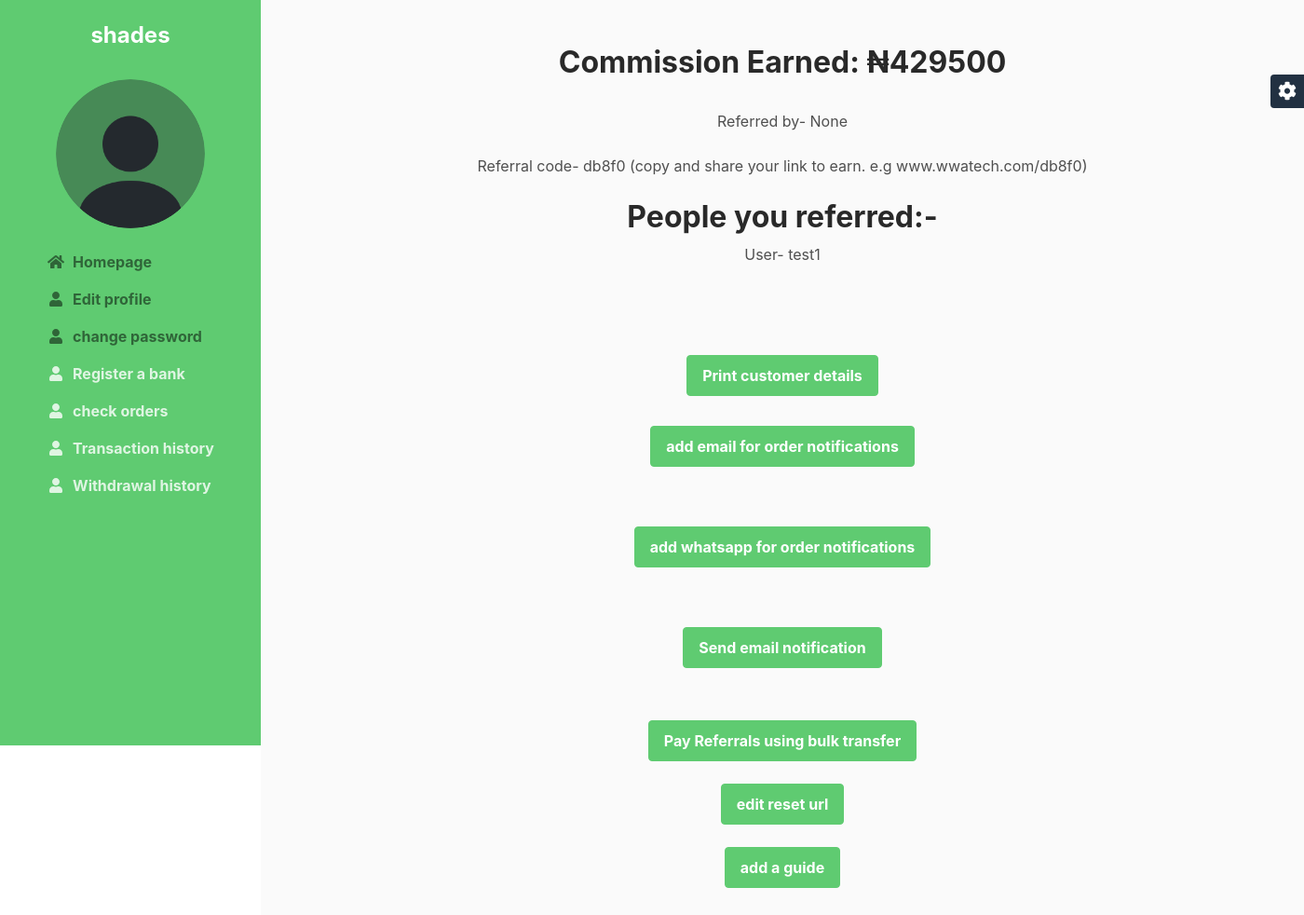
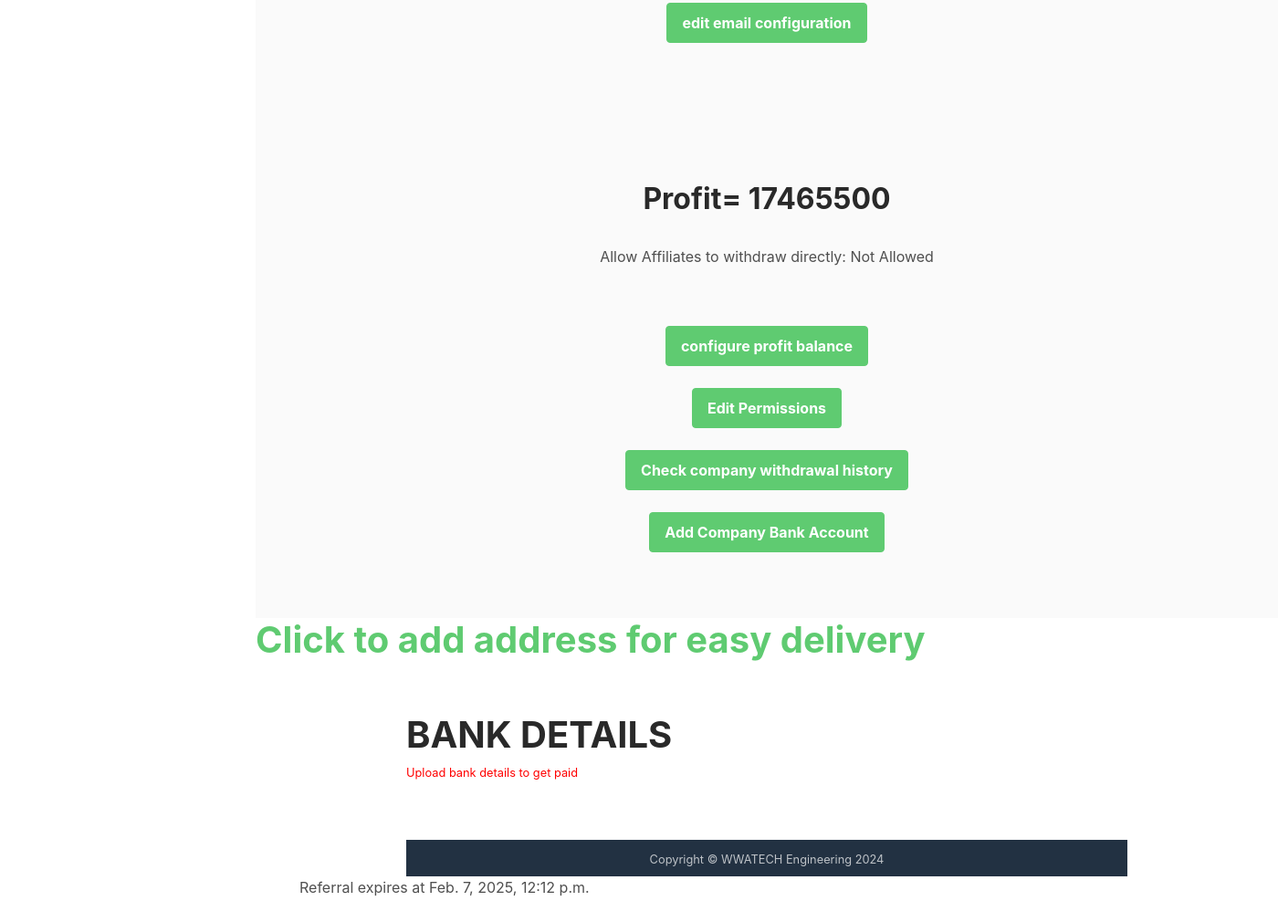
/profile/ (signed in), run on the app's committed database (2 pictures, top to bottom).
### solar/models.py (models this page shows, shortened)
class Profile(models.Model):
    user= models.OneToOneField(User, on_delete= models.CASCADE)
    image= models.ImageField(upload_to= "media", blank=True, null=True)
    name= models.CharField(max_length=25)
    code= models.CharField(max_length=5)
    email= models.EmailField()
    telephone= models.IntegerField()
    earnings= models.IntegerField(default= 0)
    rec_by= models.ForeignKey(User, on_delete= models.CASCADE, related_name= "rec_by", null=True)
    recommendations= models.ManyToManyField(User, blank=True, related_name= "recs")

class Profit(models.Model):
    amount= models.IntegerField(default=0)

class Permission(models.Model):
    permissions= models.CharField(max_length=25)

### solar/views.py (the view, shortened to what this page needs)
# urls.py: path('profile/', views.profile, name= "profile"),
@login_required
def profile(request):
    expired= request.session.get_expiry_date()
    expired_date= timezone.localtime(expired)
    seconds= None
    today= timezone.now()
    company= None
    if CompanyAccount.objects.filter(pk=1).exists():
        company= CompanyAccount.objects.get(pk=1)
    permission= Permission.objects.get(pk=1)
    profit= Profit.objects.get(pk=1)
    reset= None
    if Reset.objects.filter(pk=1).exists():
        reset= Reset.objects.get(pk=1)
    profile= Profile.objects.get(user= request.user)
    if profile.rec_by is not None:
        time_diff= expired_date - today
        seconds = time_diff.total_seconds()
    email_setup= None
    if EmailSet.objects.filter(pk=1).exists():
        email_setup= EmailSet.objects. get(pk=1)
    address= 'Add address for easy delivery of products'
    if Location.objects.filter(user=request.user).exists():
        address= Location.objects.get(user=request.user)
    transfer_code= str(uuid.uuid4()).replace("-", "")[:7]
    if Bank.objects.filter(user=request.user).exists():
        bank= Bank.objects.get(user=request.user)
        bank2= Banks.objects.get(bank_name=bank.bank_name)
    else:
        bank= None
    guide= None
    if InstructionBot.objects.filter(pk=1).exists():
        guide= InstructionBot.objects.get(pk=1)
    context= {
        'profile': profile,
        'bank': bank,
        'address': address,
        'reset': reset,
        'guide': guide,
        'email_setup': email_setup,
        'permission': permission,
        'profit': profit,
        'company': company,
        'seconds': seconds,
        'expired': expired
    }
    return render(request, 'profile.html', context)

### templates/profile.html (shortened to what this page needs)
{% load static %}
<!DOCTYPE html>
<html lang="en">
<head>
    <link id="theme-style" rel="stylesheet" href="{% static 'profile/assets/css/theme-1.css' %}">
</head>
<body>
    <header class="header text-center">
	    <h1 class="blog-name pt-lg-4 mb-0">{{profile.name}}</h1>
	    <nav class="navbar navbar-expand-lg navbar-dark" >
			<div id="navigation" class="collapse navbar-collapse flex-column" >
				<div class="profile-section pt-3 pt-lg-0">
                    {% if profile.image %}
				    <img class="profile-image mb-3 rounded-circle mx-auto" src="{{profile.image.url}}" alt="image" >
                    {% else %}
                    <img class="profile-image mb-3 rounded-circle mx-auto" src="{% static 'profile/assets/images/default-pic.png' %}" alt="image" >
                    {% endif %}
				</div>
				<ul class="navbar-nav flex-column text-left">
                    <li class="nav-item active">
					    <a class="nav-link" href="{% url 'home' %}"><i class="fas fa-home fa-fw mr-2"></i>Homepage <span class="sr-only">(current)</span></a>
					</li>
					<li class="nav-item active">
					    <a class="nav-link" href="{% url 'profile-edit' profile.pk %}"><i class="fas fa-user fa-fw mr-2"></i>Edit profile <span class="sr-only">(current)</span></a>
					</li>
                    <li class="nav-item active">
					    <a class="nav-link" href="{% url 'reset-password' username=request.user.username %}"><i class="fas fa-user fa-fw mr-2"></i>change password <span class="sr-only">(current)</span></a>
					</li>
                    {% if user.is_staff %}
                    <li class="nav-item">
					    <a class="nav-link" href="{% url 'add-bank' %}"><i class="fas fa-user fa-fw mr-2"></i>Register a bank</a>
					</li>
                    <li class="nav-item">
					    <a class="nav-link" href="{% url 'orders' %}"><i class="fas fa-user fa-fw mr-2"></i>check orders</a>
					</li>
                    {% endif %}
					<li class="nav-item">
					    <a class="nav-link" href="{% url 'trans-hist' %}"><i class="fas fa-user fa-fw mr-2"></i>Transaction history</a>
					</li>
                    <li class="nav-item">
					    <a class="nav-link" href="{% url 'withdraw-history' %}"><i class="fas fa-user fa-fw mr-2"></i>Withdrawal history</a>
					</li>
				</ul>
			</div>
		</nav>
    </header>
    <div class="main-wrapper">
	    <section class="cta-section theme-bg-light py-5">
		    <div class="container text-center">
			    <h2 class="heading">Commission Earned: ₦{{profile.earnings}}</h2><br>
			    <div class="intro">Referred by- {{profile.rec_by}}</div><br>
                <div class="intro">Referral code- {{profile.code}} (copy and share your link to earn. e.g www.wwatech.com/{{profile.code}})</div><br>
                <h2 class="heading">People you referred:-</h2>
                {% for recs in profile.recommendations.all %}
                <div class="intro">User- {{recs.username}}</div>
                {% endfor %}
		    </div>
	    </section>
        {% if user.is_superuser %}
        <section class="cta-section theme-bg-light py-5">
		    <div class="container text-center">
                <a href="{% url 'customer-info' %}"><button class="btn btn-primary">Print customer details</button></a>
                <br>
                <br>
                <a class="nav-link" href="{% url 'add-email' %}"><button class="btn btn-primary">add email for order notifications</button></a>
                <br>
                <br>
                <a class="nav-link" href="{% url 'add-whatsapp' %}"><button class="btn btn-primary">add whatsapp for order notifications</button></a>
                <br>
                <br>
                <a class="nav-link" href="{% url 'send-mail' %}"><button class="btn btn-primary">Send email notification</button></a>
                <br>
                <br>
                <a href="{% url 'profiles-details' %}"><button class="btn btn-primary">Pay Referrals using bulk transfer</button></a>
                <br>
                <br>
                {% if reset is None %}
                <a href="{% url 'add-reset' %}"><button class="btn btn-primary">Add reset url</button></a>
                <br>
                <br>
                {% else %}
                <a href="{% url 'edit-reset' reset.pk %}"><button class="btn btn-primary">edit reset url</button></a>
                <br>
                <br>
                {% endif %}
                {% if guide is None %}
                <a href="{% url 'add-guide' %}"><button class="btn btn-primary">add a guide</button></a>
                <br>
                <br>
                {% else %}
                {% if guide.pk %}
                <a href="{% url 'edit-guide' guide.pk %}"><button class="btn btn-primary">Edit guide</button></a>
                <br>
                <br>
                {% endif %}
                {% endif %}
                {% if email_setup is None %}
					<a class="nav-link" href="{% url 'email-setup' %}"><button class="btn btn-primary">configure your email</button></a>
                    <br>
                    <br>
                    {% else %}
					<a class="nav-link" href="{% url 'emailsetup-edit' email_setup.pk %}"><button class="btn btn-primary">edit email configuration</button></a>
                    <br>
                    <br>
                {% endif %}
            </div>
        </section>
        {% endif %}
        {% if user.is_superuser %}
        <section class="cta-section theme-bg-light py-5">
		    <div class="container text-center">
                <h2 class="heading">Profit= {{profit.amount}}</h2><br>
                <p>Allow Affiliates to withdraw directly: {{permission.permissions}}</p>
                <br>
                <br>
                <a href="{% url 'edit-profit' profit.pk %}"><button class="btn btn-primary">configure profit balance</button></a>
                <br>
                <br>
                <a href="{% url 'edit-permissions' %}"><button class="btn btn-primary">Edit Permissions</button></a>
                <br>
                <br>
                <a href="{% url 'company-drawhist' %}"><button class="btn btn-primary">Check company withdrawal history</button></a>
                <br>
                <br>
                {% if company == None %}
                <a href="{% url 'add-company' %}"><button class="btn btn-primary">Add Company Bank Account</button></a>
                <br>
                <br>
                {% endif %}
            </div>
        </section>
        {% endif %}
        {% if address == 'Add address for easy delivery of products' %}
        <h1 style="color: red;"><a href="{% url 'add-location' %}">Click to add address for easy delivery</a></h1>
        {% endif %}
	    <section class="blog-list px-3 py-5 p-md-5">
		    <div class="container">
			    <div class="item mb-5">
				    <div class="media">
					    <div class="media-body">
                        <h1>BANK DETAILS</h1>
                            {% if bank %}
						    <div class="intro">Account Name: {{bank.account_name}}</div>
                            <div class="intro">Account Number: {{bank.account_number}}</div>
                            <div class="intro">Bank: {{bank.bank_name}}</div>
                            <div class="intro">email attached: {{bank.email}}</div>
                            {% if profile.earnings >= 1000 %}
                            {% if permission.permissions == "Allowed" %}
                            <form method="POST">
                            {% csrf_token %}
						    <button class="btn btn-primary">Withdraw</button>
                            </form>
                            <br>
                            {% else %}
                            <h5 style="color: red;">You will receive your earnings by the end of the week</h5>
                            {% endif %}
                            {% else %}
                            <h5 style="color: red;">Earn at least ₦1000 to be able to withdraw</h5>
                            <br>
                            {% endif %}
                            <a class="more-link" href="{% url 'bank-delete' bank.pk %}"><button class="btn btn-danger">Delete bank details</button></a>
                            {% else %}
                            <a href="{% url 'bank-details' %}"><small><p style="color: red;">Upload bank details to get paid</p></small></a>
                            {% endif %}
					    </div>
			    </div>
			    </div>
	    <footer class="footer text-center py-2 theme-bg-dark">
                <small class="copyright">Copyright &copy; WWATECH Engineering 2024</small>
	    </footer>
    </div>
    <div id="config-panel" class="config-panel d-none d-lg-block">
        <div class="panel-inner">
            <a id="config-trigger" class="config-trigger config-panel-hide text-center" href="#"><i class="fas fa-cog fa-spin mx-auto" data-fa-transform="down-6" ></i></a>
        </div>
    </div>
    <p>Referral expires at {{expired}}</p>
</body>
</html>

### data on the page
Profile: name "shades", earnings "429500", rec_by "None", code "db8f0"
Profit: amount "17465500"
Permission: permissions "Not Allowed"

### other printed values
{{ recs.username }} "test1"
{{ expired }} "Feb. 7, 2025, 12:12 p.m."
